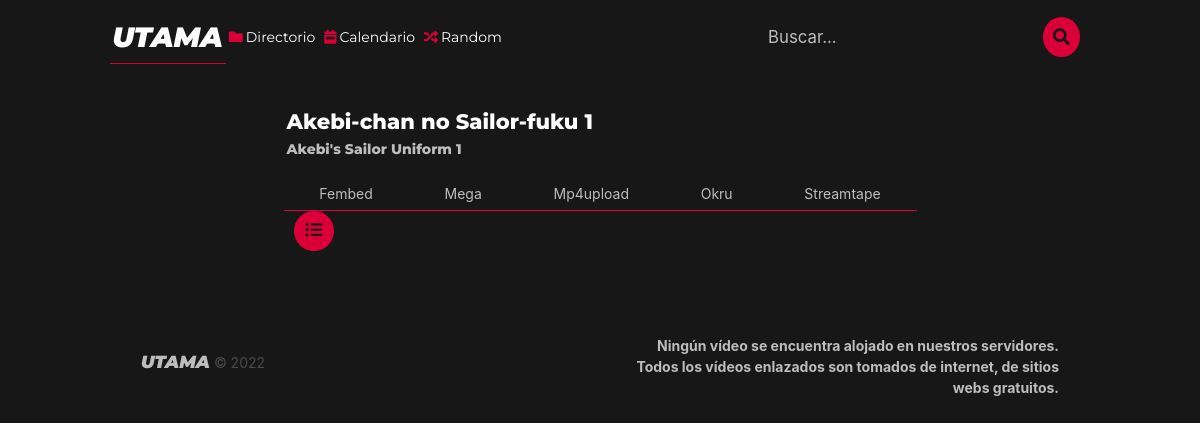
Screenshot of /ver/6/Akebi-chan no Sailor-fuku with the database file from the repository.
### animefly/utama/models.py (models this page shows, shortened)
class Episode(models.Model):
    id = models.AutoField(primary_key=True)
    anime = models.ForeignKey(Anime, on_delete=models.CASCADE)
    episode = models.IntegerField()
    title = models.CharField(max_length=100)
    titleEn = models.CharField(max_length=100)
    fansub = models.CharField(max_length=100, blank=True)
    fsLink = models.CharField(max_length=100, blank=True)
    ThumbnailFilename = models.UUIDField(default=str(uuid4().hex), editable=False, unique=True)
    Thumbnail = models.ImageField(upload_to=UploadToPathAndRename('media/thumbnail'))

class AnimeEpisode(models.Model):
    id = models.AutoField(primary_key=True)
    anime = models.ForeignKey(Anime, on_delete=models.CASCADE)
    episode = models.ForeignKey(Episode, on_delete=models.CASCADE)
    server = models.CharField(max_length=100, default='')
    link = models.CharField(max_length=100 , default='')

### animefly/utama/views.py (the view)
# urls.py: path('ver/<int:id>/<str:nombre>', views.ver, name='ver'),
def ver(request, id, nombre=None):
    episode = Episode.objects.get(id=id)
    anime_episode = AnimeEpisode.objects.filter(episode_id=id).order_by('server')
    prev = Episode.objects.filter(anime_id=episode.anime_id).filter(id__lt=episode.id).order_by('-id')[0:1]
    next = Episode.objects.filter(anime_id=episode.anime_id).filter(id__gt=episode.id).order_by('id')[0:1]
    return render(request, 'utama/ver.html', {'episode': episode, 'servers': anime_episode, 'prev': prev, 'next': next})

### templates/utama/ver.html (shortened to what this page needs)
{% extends 'utama/layout.html' %}
{% block content %}
<section class="section">
    <div class="container">
        <div class="columns is-centered">
            <div class="column is-8">
                <div class="name-container block" style="display: inline-flex;width: 100%;flex-wrap: nowrap;justify-content: space-between; align-items: center;">
                    <div class="name-container-names" style="display: flex; flex-direction: column;">
                        <h1 class="subtitle is-4 has-text-left" style="font-style:normal; font-weight:800; padding: 3px; font-family: Montserrat; font-style: normal; color: var(--main-text-color-hover); margin-bottom: 0;">
                            {{episode.title}} {{episode.episode}}
                        </h1>
                        <h2 class="subtitle is-6 has-text-left block" style="font-style:normal; font-weight:800; padding: 3px; font-family: Montserrat; font-style: normal; color: var(--main-text-color);">
                            {{episode.titleEn}} {{episode.episode}}
                        </h2>
                    </div>
                </div>
                <div id="tabs-with-content" class="close">
                    <div class="tabs" >
                      <ul>
                        {% for server in servers %}
                            <li>
                                <a id="tab">{{ server.server}}</a>
                            </li>
                        {% endfor %}
                      </ul>
                    </div>
                    <div style="display: inline-flex; align-items: center; justify-content: space-between; flex-direction: row; width: 100%;">
                        <div class="left-container is-4" style="display: flex; flex-direction: row; align-items: center;">
                            <div style="display:flex;" class="mx-3">
                                <a href="{% url 'anime' id=episode.anime_id nombre=episode.title %}" class="ver-anime-btn icon" style="color: var(--main-bg-color);">
                                    <span class="icon">
                                        <i class="fas fa-list-ul"></i>
                                    </span>
                                </a>
                            </div>
                        </div>
                    </div>
                </div>
            </div>
          </div>
    </div>
</section>
{% endblock %}

### static/utama/css/style.css (style rules this page uses)
:root { --main-bg-color:#171717; --seondary-bg-color:#444444; --main-text-color: #bdbdbd; --main-text-color-hover: #FFF; --main-primary-color: #da0037; }
html { background-color: var(--main-bg-color); color: var(--main-text-color); font-family: 'Roboto', sans-serif; font-size: 14px; line-height: 1.5; margin: 0; padding: 0; }
.tabs>ul { justify-content: space-around; }
.tabs ul { border-bottom: 1px solid var(--main-primary-color); }
#tabs-with-content .tabs:not(:last-child) { margin-bottom: 0; }
.ver-anime-btn { background-color: var(--main-primary-color); border: none; border-radius: 50%; color: var(--main-bg-color); cursor: pointer; font-size: 1.2em; height: 40px; width: 40px; }

### rows the page displays
Episode: title "Akebi-chan no Sailor-fuku", episode "1", titleEn "Akebi's Sailor Uniform"
AnimeEpisode: server "Fembed"
AnimeEpisode: server "Mega"
AnimeEpisode: server "Mp4upload"
AnimeEpisode: server "Okru"
AnimeEpisode: server "Streamtape"
